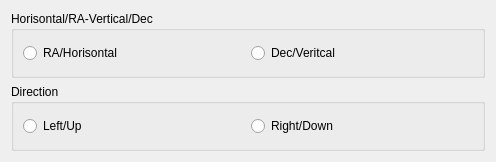
<?xml version="1.0" encoding="UTF-8"?>
<ui version="4.0">
 <class>tlinsWPilotHorisontalVerticalKeys</class>
 <widget class="QWidget" name="tlinsWPilotHorisontalVerticalKeys">
  <property name="geometry">
   <rect>
    <x>0</x>
    <y>0</y>
    <width>496</width>
    <height>162</height>
   </rect>
  </property>
  <property name="windowTitle">
   <string>Form</string>
  </property>
  <layout class="QVBoxLayout" name="verticalLayout">
   <item>
    <widget class="QGroupBox" name="groupBox">
     <property name="title">
      <string>Horisontal/RA-Vertical/Dec</string>
     </property>
     <layout class="QHBoxLayout" name="horizontalLayout">
      <item>
       <widget class="QRadioButton" name="rbHorisintal">
        <property name="text">
         <string>RA/Horisontal</string>
        </property>
       </widget>
      </item>
      <item>
       <widget class="QRadioButton" name="rbVertical">
        <property name="text">
         <string>Dec/Veritcal</string>
        </property>
       </widget>
      </item>
     </layout>
    </widget>
   </item>
   <item>
    <widget class="QGroupBox" name="groupBox_2">
     <property name="title">
      <string>Direction</string>
     </property>
     <layout class="QGridLayout" name="gridLayout">
      <item row="0" column="0">
       <widget class="QRadioButton" name="rbLeftUp">
        <property name="text">
         <string>Left/Up</string>
        </property>
       </widget>
      </item>
      <item row="0" column="1">
       <widget class="QRadioButton" name="rbRightDown">
        <property name="text">
         <string>Right/Down</string>
        </property>
       </widget>
      </item>
     </layout>
    </widget>
   </item>
  </layout>
 </widget>
 <resources/>
 <connections/>
</ui>
